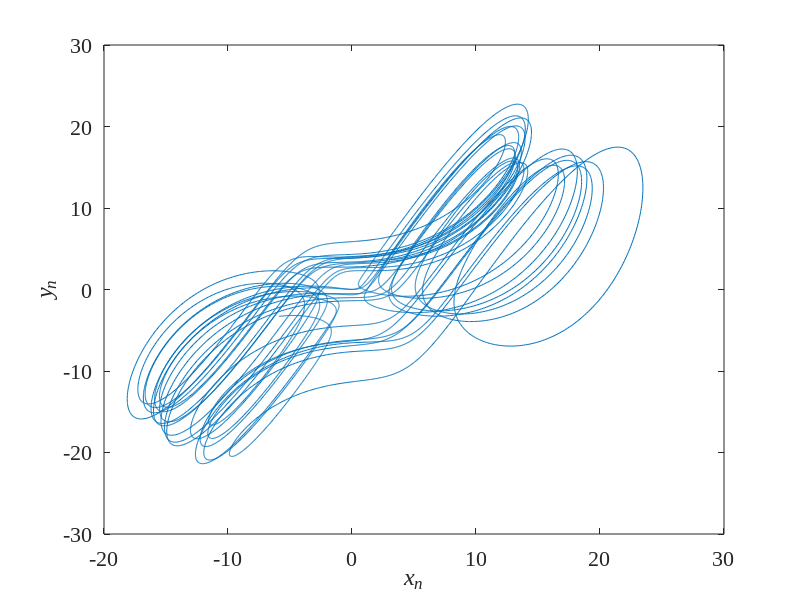
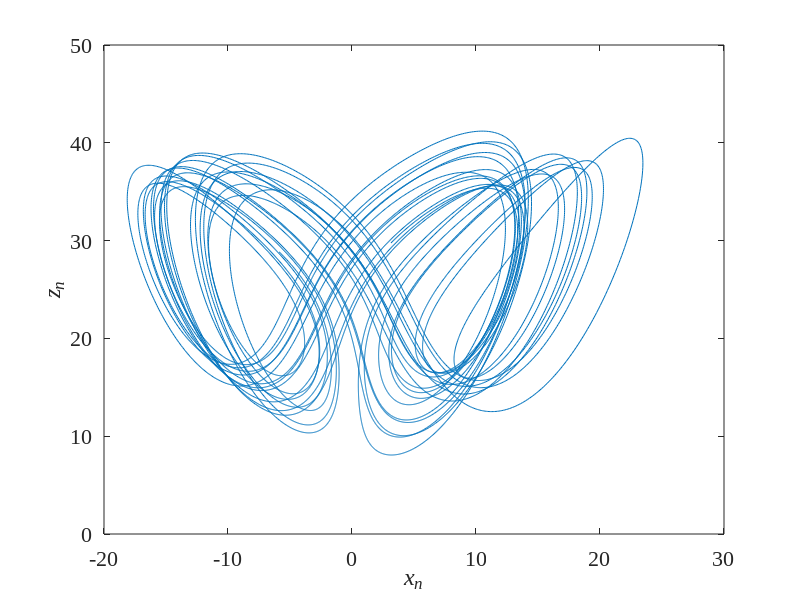
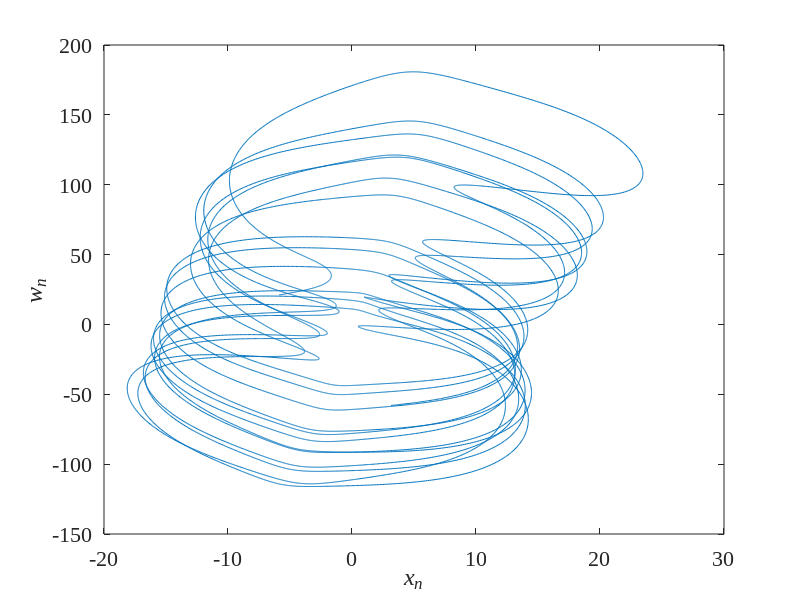
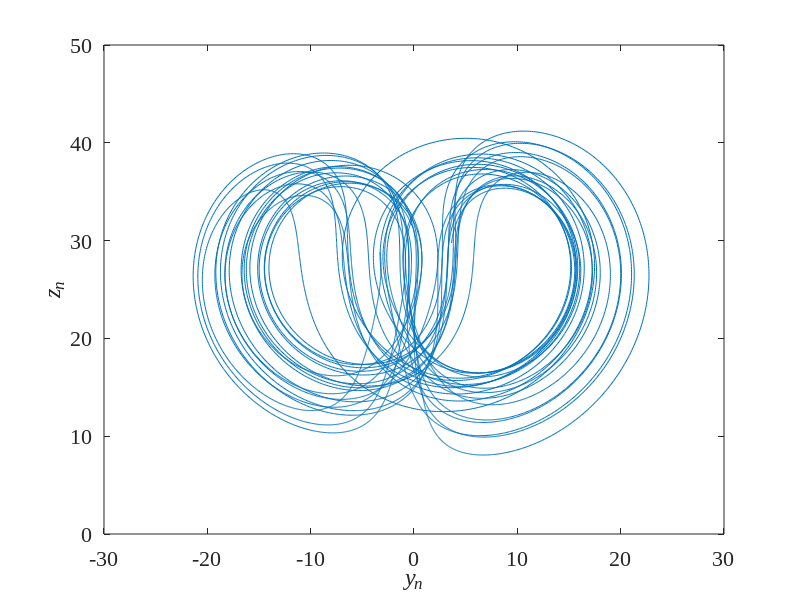

The MATLAB source for these figures, in order:
x0 = 1.1; y0 = 2.2; z0 = 3.3; w0 = 4.4;
a = 10;b = 8/3;c = 28;r = -1;h = 0.002;t = 800;
n=20000;
xn = zeros(1,n);yn = zeros(1,n);zn = zeros(1,n);wn = zeros(1,n);
for i = 1:n+t
    K11 = a*(y0-x0)+w0;
    K12 = a*(y0-x0-K11*h/2)+w0;
    K13 = a*(y0-x0-K12*h/2)+w0;
    K14 = a*(y0-x0-K13*h)+w0;
    x1 = x0+(K11+K12+K13+K14)*h/6;
    
    K21 = c*x1-y0-x1*z0;
    K22 = c*x1-(y0+K21*h/2)-x1*z0;
    K23 = c*x1-(y0+K22*h/2)-x1*z0;
    K24 = c*x1-(y0+K23*h)-x1*z0;
    y1 = y0+(K21+K22+K23+K24)*h/6;
    
    K31 = x1*y1-b*z0;
    K32 = x1*y1-b*(z0+K31*h/2);
    K33 = x1*y1-b*(z0+K32*h/2);
    K34 = x1*y1-b*(z0+K33*h);
    z1 = z0 + (K31+K32+K33+K34)*h/6;
    
    K41 = -y1*z1+r*w0;
    K42 = -y1*z1+r*(w0+K41*h/2);
    K43 = -y1*z1+r*(w0+K42*h/2);
    K44 = -y1*z1+r*(w0+K43*h);
    w1 = w0+(K41+K42+K43+K44)*h/6;
    
    x0=x1;y0=y1;z0=z1;w0=w1;
   if i>t
        xn(i-t)=x1; yn(i-t)=y1; zn(i-t)=z1; wn(i-t)=w1;
    end
end

figure(1);plot(xn,yn);
xlabel('x_n','FontName','Times New Roman','FontSize',16,'FontAngle','Italic');
ylabel('y_n','FontName','Times New Roman','FontSize',16,'FontAngle','Italic');
set(gca,'FontName','Times New Roman','FontSize',16);

figure(2);plot(xn,zn);
xlabel('x_n','FontName','Times New Roman','FontSize',16,'FontAngle','Italic');
ylabel('z_n','FontName','Times New Roman','FontSize',16,'FontAngle','Italic');
set(gca,'FontName','Times New Roman','FontSize',16);

figure(3);plot(xn,wn);
xlabel('x_n','FontName','Times New Roman','FontSize',16,'FontAngle','Italic');
ylabel('w_n','FontName','Times New Roman','FontSize',16,'FontAngle','Italic');
set(gca,'FontName','Times New Roman','FontSize',16);

figure(4);plot(yn,zn);
xlabel('y_n','FontName','Times New Roman','FontSize',16,'FontAngle','Italic');
ylabel('z_n','FontName','Times New Roman','FontSize',16,'FontAngle','Italic');
set(gca,'FontName','Times New Roman','FontSize',16);

figure(5);plot(yn,wn);
xlabel('y_n','FontName','Times New Roman','FontSize',16,'FontAngle','Italic');
ylabel('w_n','FontName','Times New Roman','FontSize',16,'FontAngle','Italic');
set(gca,'FontName','Times New Roman','FontSize',16);

figure(6);plot(zn,wn);
xlabel('z_n','FontName','Times New Roman','FontSize',16,'FontAngle','Italic');
ylabel('w_n','FontName','Times New Roman','FontSize',16,'FontAngle','Italic');
set(gca,'FontName','Times New Roman','FontSize',16);
